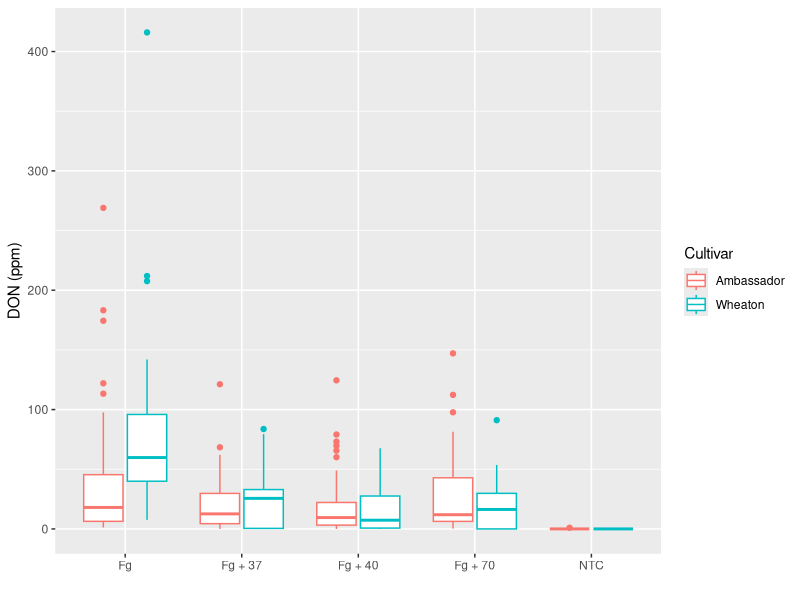
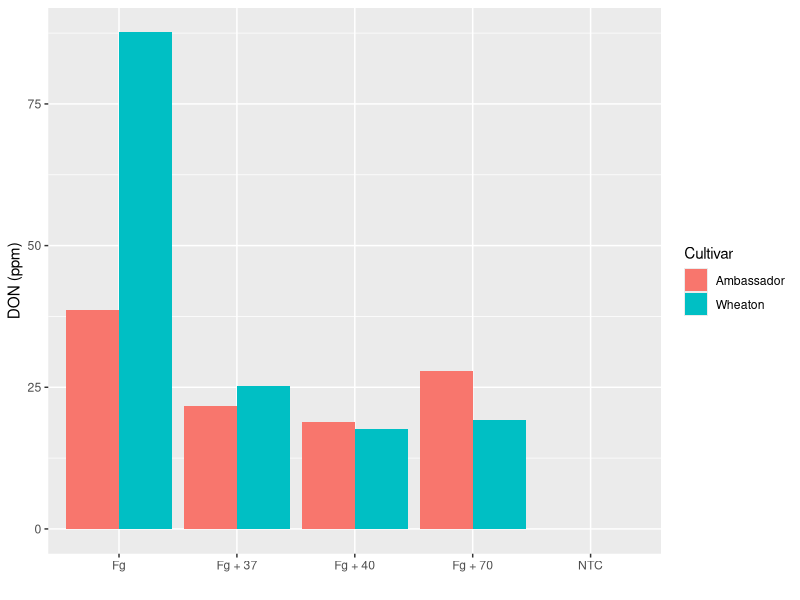
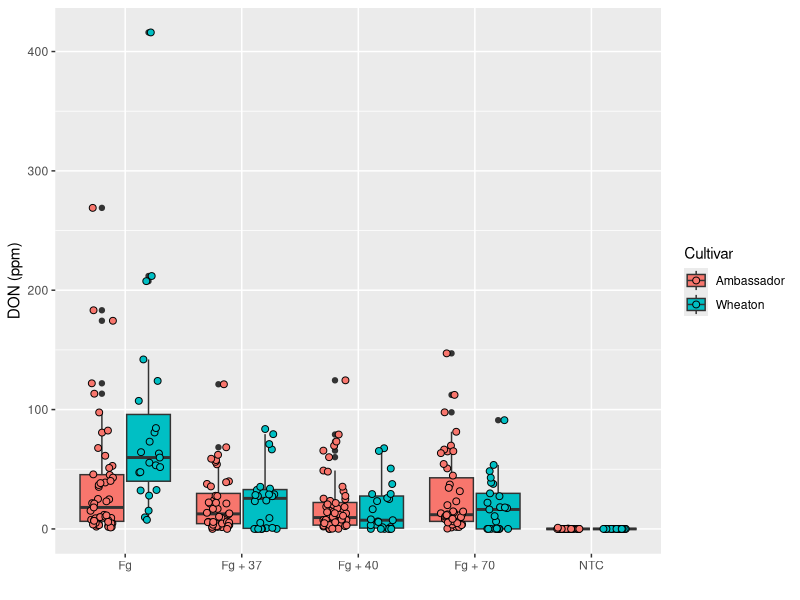
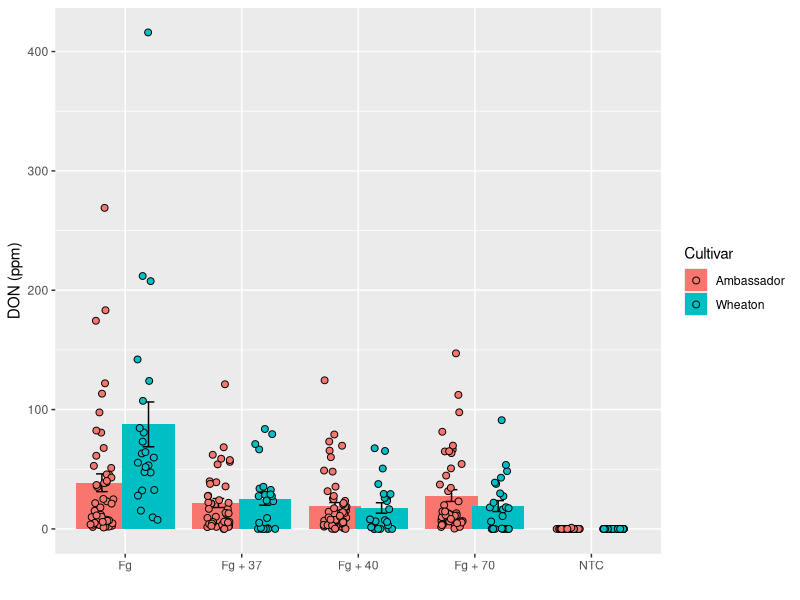
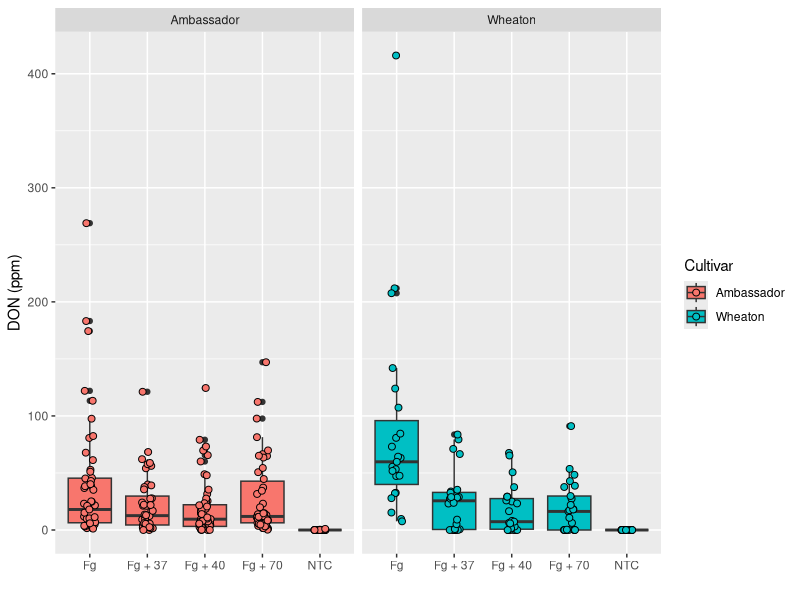
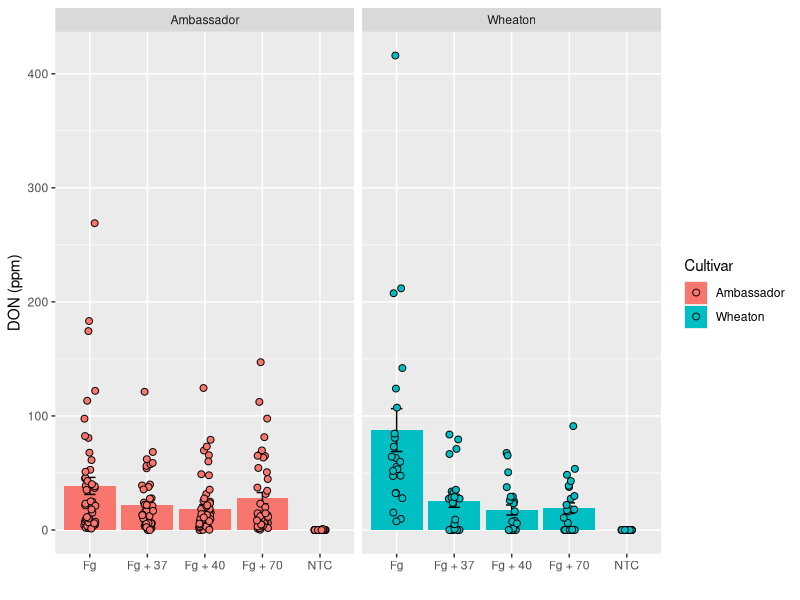
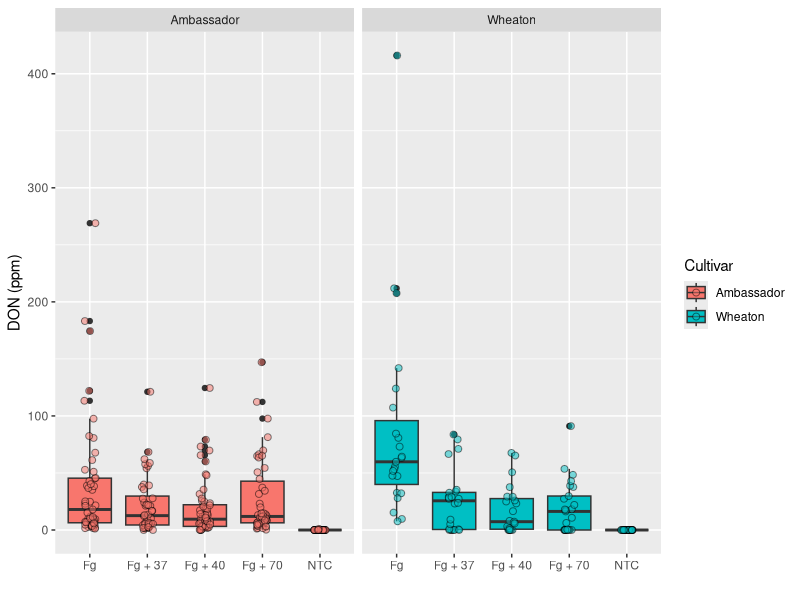
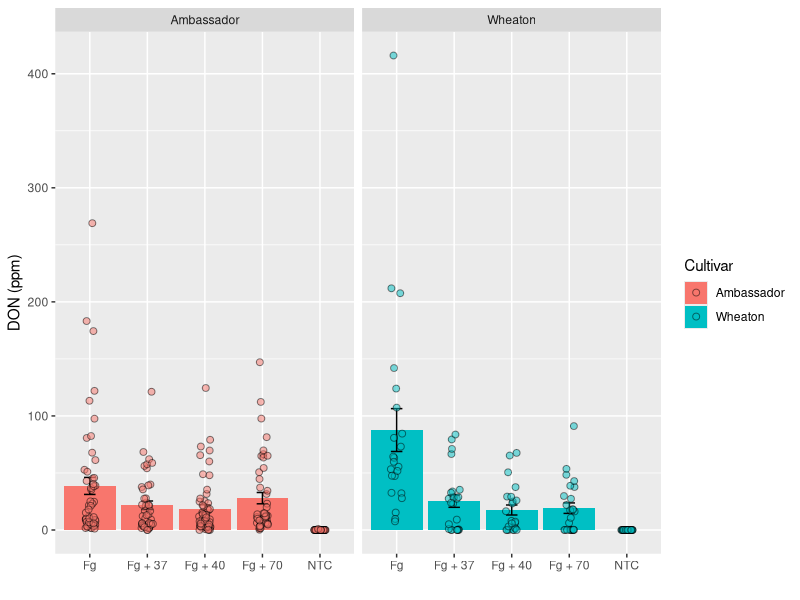

These charts were generated, in order, by the following R code:
# Explain the following concepts about ggplot 
# a.	What three elements do you need to produce a ggplot?
# Data, Aesthetics (mapping that connects your data to visual properties) and geoms (the visual marks used to represt the data)
# b.	What is a geom? 
# visual representations of obsservations. these are actual graphical elements drawn on a plot. 
# c.	What is a facet? 
# this partitions a plot into matrix panels
# d.	Explain the concept of layering. 
# The layers are called geoms. It is description of how to render a specific set of data. Some of the key components are: Data, aesthetic mapping, geometric objects, statistical transformations and position adjustments. 
# In R, we typically add x and y variables and map different shapes, colors and other attributes to data within a plotting function, for example in ggplot() package. 
# specific location for defining these mappings is inside the aes() after ggplot() command. 

# 2.Make a boxplot using ggplot with DON as the y variable, treatment as the x variable, and color mapped to the wheat cultivar. Change the y label to “DON (ppm)” and make the x label blank.
library(tidyverse) 
toxin.data <- read.csv("MycotoxinData.csv", na.strings = "na")
ggplot(toxin.data, aes(x=Treatment, y=DON, color = Cultivar)) +
  geom_boxplot() + 
  labs(y="DON (ppm)", x= "") 
# 3. Now convert this data into a bar chart with standard-error error bars using the stat_summary() command. (hint: use position = dodge)
ggplot(toxin.data, aes(x = Treatment, y = DON, fill= Cultivar)) +
  stat_summary(fun = mean, geom = "bar", 
               position = position_dodge(width = 0.9)) +
  stat_summary(fun.data = mean_cl_normal, 
               geom = "errorbar", 
               width = 0.2,
               position = position_dodge(width = 0.9)) +
  labs(y = "DON (ppm)", 
       x = "")
# 4. Add points to the foreground of the boxplot and bar chart you made in questions 2 & 3 that show the distribution of points. Set the shape = 21 and the outline color black (hint: use jitter_dodge). 
# For boxplot
ggplot(toxin.data, aes(x = Treatment, y = DON, fill = Cultivar)) +
  geom_boxplot(position = position_dodge(width = 0.8)) +
  geom_point(aes(fill = Cultivar),
             shape = 21,
             color = "black",
             size = 2,
             position = position_jitterdodge(jitter.width = 0.2,dodge.width = 0.8)) +
  labs(y = "DON (ppm)",
       x = "")
#For bargraph
ggplot(toxin.data, aes(x = Treatment, y = DON, fill = Cultivar)) +
  stat_summary(fun = mean,
               geom = "bar",
               position = position_dodge(width = 0.8)) +
  stat_summary(fun.data = mean_se,
               geom = "errorbar",
               width = 0.2,
               position = position_dodge(width = 0.8)) +
  geom_point(aes(fill = Cultivar),
             shape = 21,
             color = "black",
             size = 2,
             position = position_jitterdodge(
               jitter.width = 0.2,
               dodge.width = 0.8
             )) +
  labs(y = "DON (ppm)",
       x = "")
# 5. Add a facet to the plots based on cultivar.
# For boxplot
ggplot(toxin.data, aes(x = Treatment, y = DON, fill = Cultivar)) +
  geom_boxplot(position = position_dodge(width = 0.8)) +
  geom_point(aes(fill = Cultivar),
             shape = 21,
             color = "black",
             size = 2,
             position = position_jitterdodge(jitter.width = 0.2,dodge.width = 0.8)) +
  labs(y = "DON (ppm)", x = "") + 
  facet_wrap(~Cultivar)
# For Bar graph
ggplot(toxin.data, aes(x = Treatment, y = DON, fill = Cultivar)) +
  stat_summary(fun = mean,
               geom = "bar",
               position = position_dodge(width = 0.8)) +
  stat_summary(fun.data = mean_se,
               geom = "errorbar",
               width = 0.2,
               position = position_dodge(width = 0.8)) +
  geom_point(aes(fill = Cultivar),
             shape = 21,
             color = "black",
             size = 2,
             position = position_jitterdodge(
               jitter.width = 0.2, dodge.width = 0.8 )) +
  labs(y = "DON (ppm)", x = "")+ 
  facet_wrap(~Cultivar)
# 6. Add transparency to the points so you can still see the boxplot or bar in the background.
# For boxplot
ggplot(toxin.data, aes(x = Treatment, y = DON, fill = Cultivar)) +
  geom_boxplot(position = position_dodge(width = 0.8)) +
  geom_point(aes(fill = Cultivar),
             shape = 21,
             color = "black",
             size = 2,
             alpha= 0.5,  
             position = position_jitterdodge(jitter.width = 0.2,dodge.width = 0.8)) +
  labs(y = "DON (ppm)", x = "") + 
  facet_wrap(~Cultivar)
# For Bar graph
ggplot(toxin.data, aes(x = Treatment, y = DON, fill = Cultivar)) +
  stat_summary(fun = mean,
               geom = "bar",
               position = position_dodge(width = 0.8)) +
  stat_summary(fun.data = mean_se,
               geom = "errorbar",
               width = 0.2,
               position = position_dodge(width = 0.8)) +
  geom_point(aes(fill = Cultivar),
             shape = 21,
             color = "black",
             size = 2,
             alpha= 0.5,
             position = position_jitterdodge(
               jitter.width = 0.2, dodge.width = 0.8 )) +
  labs(y = "DON (ppm)", x = "")+ 
  facet_wrap(~Cultivar)
# Annotate your code and push it to github. 
#Go to Git in R studio (Top right)
#Check the box next to the file
#Click commit
#Write commit
#Click push to send it to the GitHub

